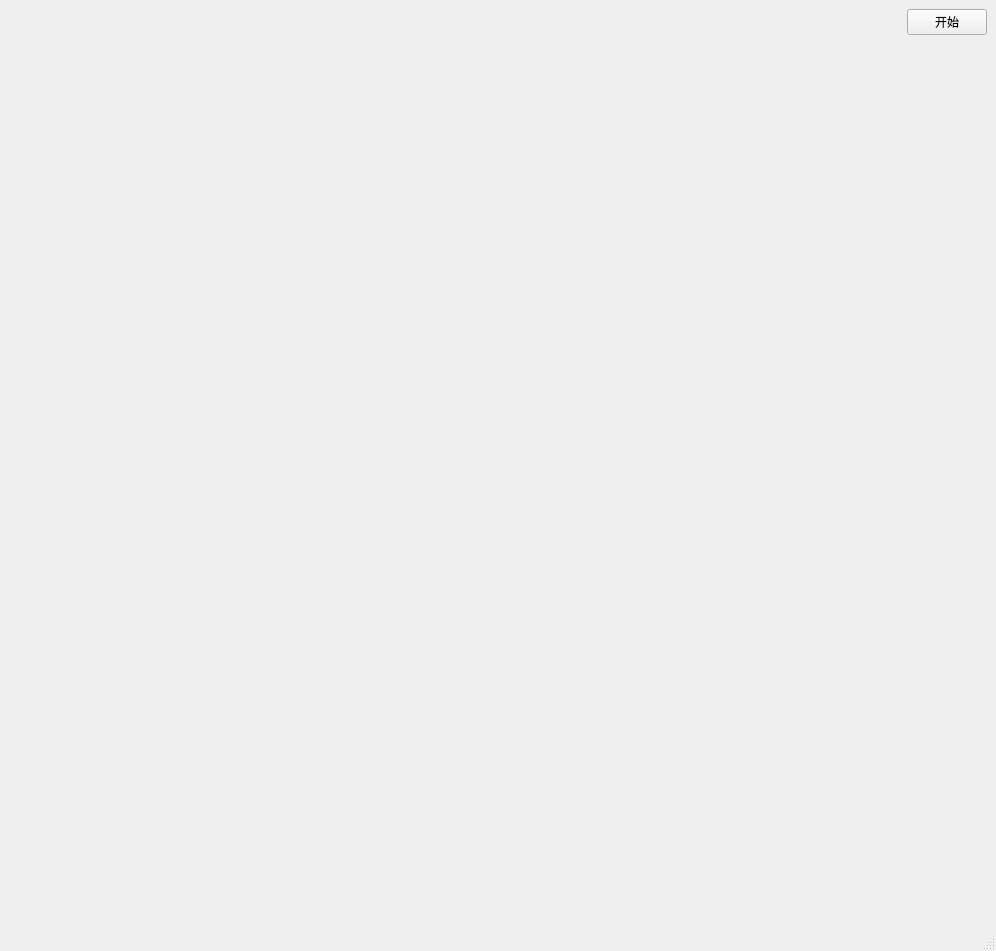
<?xml version="1.0" encoding="UTF-8"?>
<ui version="4.0">
 <class>MainWindow</class>
 <widget class="QMainWindow" name="MainWindow">
  <property name="geometry">
   <rect>
    <x>0</x>
    <y>0</y>
    <width>996</width>
    <height>951</height>
   </rect>
  </property>
  <property name="windowTitle">
   <string>MainWindow</string>
  </property>
  <widget class="QWidget" name="centralwidget">
   <layout class="QGridLayout" name="gridLayout">
    <item row="0" column="0">
     <layout class="QHBoxLayout" name="horizontalLayout" stretch="9,0">
      <item>
       <widget class="CustomWidget" name="widget" native="true"/>
      </item>
      <item>
       <layout class="QVBoxLayout" name="verticalLayout">
        <item>
         <widget class="QPushButton" name="pushButton_9">
          <property name="text">
           <string>开始</string>
          </property>
         </widget>
        </item>
        <item>
         <spacer name="verticalSpacer">
          <property name="orientation">
           <enum>Qt::Vertical</enum>
          </property>
          <property name="sizeHint" stdset="0">
           <size>
            <width>20</width>
            <height>40</height>
           </size>
          </property>
         </spacer>
        </item>
       </layout>
      </item>
     </layout>
    </item>
   </layout>
  </widget>
  <widget class="QMenuBar" name="menubar">
   <property name="geometry">
    <rect>
     <x>0</x>
     <y>0</y>
     <width>996</width>
     <height>26</height>
    </rect>
   </property>
  </widget>
  <widget class="QStatusBar" name="statusbar"/>
 </widget>
 <customwidgets>
  <customwidget>
   <class>CustomWidget</class>
   <extends>QWidget</extends>
   <header>CustomWidget.h</header>
   <container>1</container>
  </customwidget>
 </customwidgets>
 <resources/>
 <connections/>
</ui>
